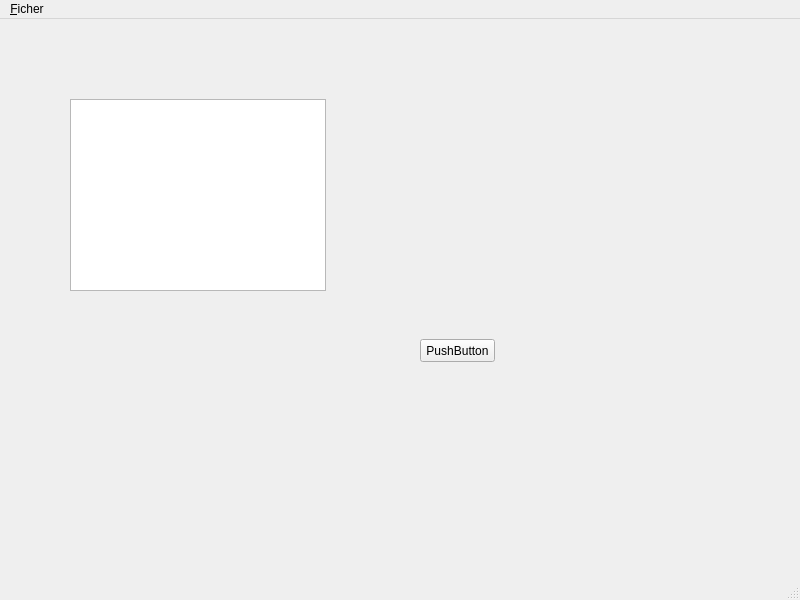
<?xml version="1.0" encoding="UTF-8"?>
<ui version="4.0">
 <class>C_CADRE1</class>
 <widget class="QMainWindow" name="C_CADRE1">
  <property name="geometry">
   <rect>
    <x>0</x>
    <y>0</y>
    <width>800</width>
    <height>600</height>
   </rect>
  </property>
  <property name="windowTitle">
   <string>C_CADRE1</string>
  </property>
  <widget class="QWidget" name="centralwidget">
   <widget class="QListWidget" name="listWidget">
    <property name="geometry">
     <rect>
      <x>70</x>
      <y>80</y>
      <width>256</width>
      <height>192</height>
     </rect>
    </property>
   </widget>
   <widget class="QwtSlider" name="Slider">
    <property name="geometry">
     <rect>
      <x>400</x>
      <y>80</y>
      <width>61</width>
      <height>191</height>
     </rect>
    </property>
    <property name="upperBound">
     <double>1.000000000000000</double>
    </property>
    <property name="value">
     <double>0.500000000000000</double>
    </property>
   </widget>
   <widget class="QPushButton" name="boutton">
    <property name="geometry">
     <rect>
      <x>420</x>
      <y>320</y>
      <width>75</width>
      <height>23</height>
     </rect>
    </property>
    <property name="text">
     <string>PushButton</string>
    </property>
   </widget>
   <widget class="QwtSlider" name="Slider_2">
    <property name="geometry">
     <rect>
      <x>630</x>
      <y>130</y>
      <width>60</width>
      <height>250</height>
     </rect>
    </property>
   </widget>
  </widget>
  <widget class="QMenuBar" name="menubar">
   <property name="geometry">
    <rect>
     <x>0</x>
     <y>0</y>
     <width>800</width>
     <height>18</height>
    </rect>
   </property>
   <widget class="QMenu" name="menu_Ficher">
    <property name="title">
     <string>&amp;Ficher</string>
    </property>
    <addaction name="actionOuvrir"/>
    <addaction name="actionEnregister_sous"/>
   </widget>
   <addaction name="menu_Ficher"/>
  </widget>
  <widget class="QStatusBar" name="statusbar"/>
  <action name="actionOuvrir">
   <property name="text">
    <string>Ouvrir...</string>
   </property>
  </action>
  <action name="actionEnregister_sous">
   <property name="text">
    <string>Enregister sous...</string>
   </property>
  </action>
 </widget>
 <customwidgets>
  <customwidget>
   <class>QwtSlider</class>
   <extends>QWidget</extends>
   <header>qwt_slider.h</header>
  </customwidget>
 </customwidgets>
 <resources/>
 <connections>
  <connection>
   <sender>actionOuvrir</sender>
   <signal>triggered()</signal>
   <receiver>C_CADRE1</receiver>
   <slot>Slot_Gestion_Fichier_Ouvrir()</slot>
   <hints>
    <hint type="sourcelabel">
     <x>-1</x>
     <y>-1</y>
    </hint>
    <hint type="destinationlabel">
     <x>399</x>
     <y>299</y>
    </hint>
   </hints>
  </connection>
  <connection>
   <sender>actionEnregister_sous</sender>
   <signal>triggered()</signal>
   <receiver>C_CADRE1</receiver>
   <slot>Slot_Gestion_Fichier_Enregistrer()</slot>
   <hints>
    <hint type="sourcelabel">
     <x>-1</x>
     <y>-1</y>
    </hint>
    <hint type="destinationlabel">
     <x>399</x>
     <y>299</y>
    </hint>
   </hints>
  </connection>
  <connection>
   <sender>boutton</sender>
   <signal>clicked()</signal>
   <receiver>C_CADRE1</receiver>
   <slot>Slot_b()</slot>
   <hints>
    <hint type="sourcelabel">
     <x>463</x>
     <y>355</y>
    </hint>
    <hint type="destinationlabel">
     <x>459</x>
     <y>395</y>
    </hint>
   </hints>
  </connection>
 </connections>
 <slots>
  <slot>Slot_Gestion_Fichier_Ouvrir()</slot>
  <slot>Slot_Gestion_Fichier_Enregistrer()</slot>
  <slot>Slot_b()</slot>
 </slots>
</ui>
